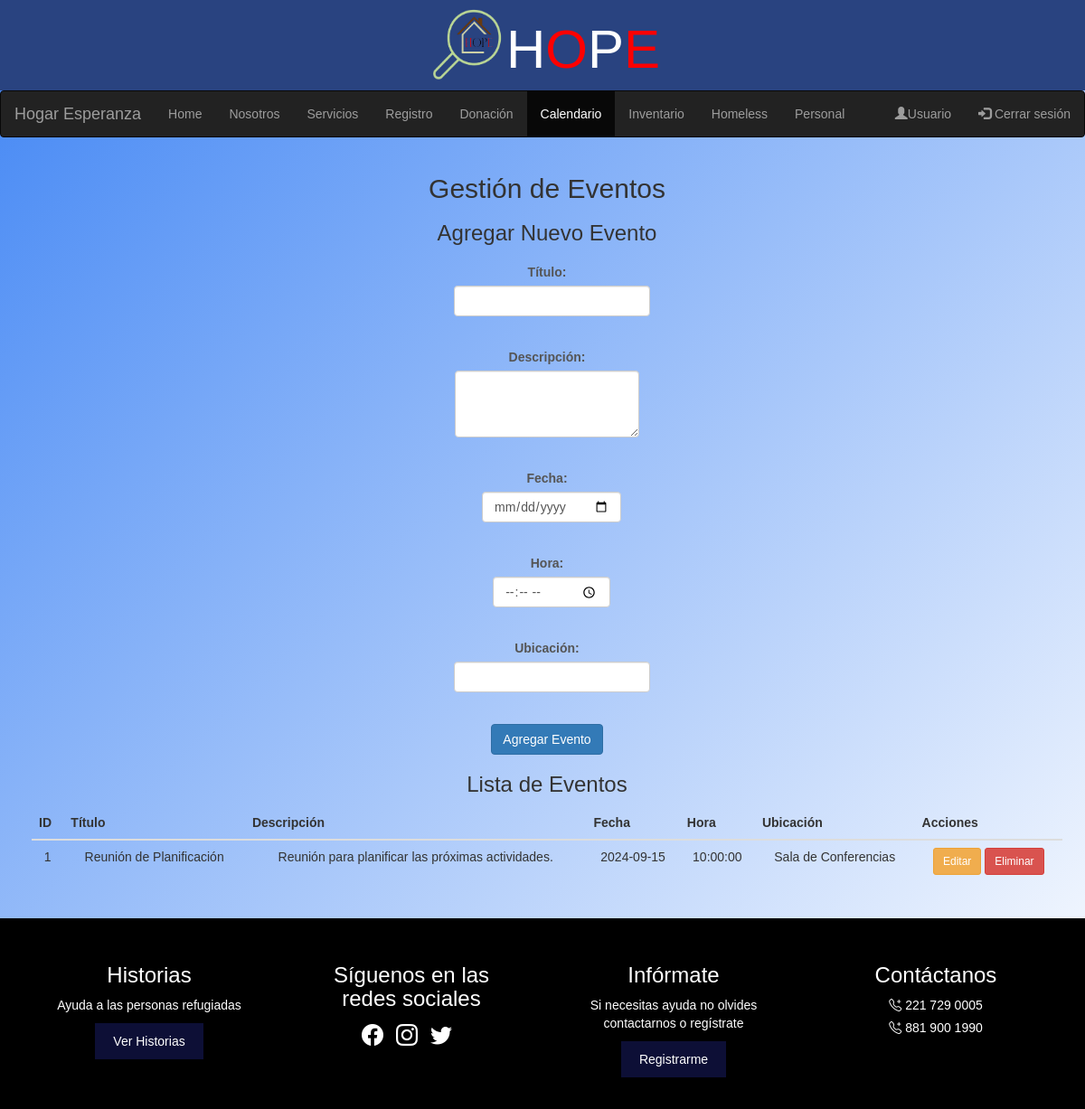
The app's page /BackEnd/PHP/HOPE/vistas/calendario_a.php with its own data.
### tables this page shows
CREATE TABLE `calendario` (
  `id` int(11) NOT NULL,
  `title` varchar(255) NOT NULL,
  `description` text DEFAULT NULL,
  `date` date NOT NULL,
  `time` time NOT NULL,
  `location` varchar(255) DEFAULT NULL
);

### BackEnd/PHP/HOPE/vistas/calendario_a.php (the view, shortened to what this page needs)
<?php
$servername = "localhost";
$username = "root";
$password = "";
$dbname = "albergue";
$conn = new mysqli($servername, $username, $password, $dbname);
$sql = "SELECT * FROM calendario ORDER BY date, time";
$result = $conn->query($sql);
?>
<!DOCTYPE html>
<html lang="en">
<head>
    <link rel="stylesheet" href="https://maxcdn.bootstrapcdn.com/bootstrap/3.4.1/css/bootstrap.min.css">
    <link href="https://cdn.jsdelivr.net/npm/bootstrap-icons@1.10.0/font/bootstrap-icons.css" rel="stylesheet">
    <link rel="stylesheet" href="/HOPE/CSS/modal.css" />
    <link rel="stylesheet" href="https://cdnjs.cloudflare.com/ajax/libs/font-awesome/5.15.4/css/all.min.css">
</head>
<body>
    <header>
      <img src="/HOPE/Assets/logo-removebg-preview.png" alt="" width="90px" height="85px">
        <h1 id="HP">H</h1>
        <h1 id="OE">O</h1>
        <h1 id="HP">P</h1>
        <h1 id="OE">E</h1>
    </header>
    <nav class="navbar navbar-inverse">
      <div class="container-fluid">
        <div class="navbar-header">
          <a class="navbar-brand" href="#">Hogar Esperanza</a>
        </div>
        <ul class="nav navbar-nav">
            <li><a href="/HOPE/vistas/user_admin.php">Home</a></li>
            <li><a href="/HOPE/vistas/nosotros_a.php">Nosotros</a></li>
            <li><a href="/HOPE/vistas/servicios_a.php">Servicios</a></li>
            <li><a href="/HOPE/vistas/registro.php">Registro</a></li>
            <li><a href="/HOPE/vistas/donacion_a.php">Donación</a></li>
            <li class="active"><a href="">Calendario</a></li>
            <li><a href="/HOPE/vistas/inventario_a.php">Inventario</a></li>
            <li><a href="/HOPE/vistas/contacto.php">Homeless</a></li>
            <li><a href="/HOPE/vistas/personal.php">Personal</a></li>
        </ul>
        <ul class="nav navbar-nav navbar-right">
        <li><a href="/HOPE/vistas/usuario_admin.php"><span class="glyphicon glyphicon-user"></span>Usuario</a></li>
        <li><a href="/HOPE/includes/logout.php"><span class="glyphicon glyphicon-log-in"></span> Cerrar sesión</a></li>
        </ul>
      </div>
    </nav>
    <div class="container">
        <h2>Gestión de Eventos</h2>
        <?php if (isset($_GET['edit_id'])): ?>
            <?php
            $id = $_GET['edit_id'];
            $sql = "SELECT * FROM calendario WHERE id = ?";
            $stmt = $conn->prepare($sql);
            $stmt->bind_param("i", $id);
            $stmt->execute();
            $event = $stmt->get_result()->fetch_assoc();
            ?>
            <h3>Editar Evento</h3>
            <form method="POST" action="manage_events.php">
                <input type="hidden" name="id" value="<?php echo htmlspecialchars($event['id']); ?>">
                <div class="form-group">
                    <label for="title">Título:</label>
                    <input type="text" id="title" name="title" class="form-control" value="<?php echo htmlspecialchars($event['title']); ?>" required>
                </div>
                <div class="form-group">
                    <label for="description">Descripción:</label>
                    <textarea id="description" name="description" class="form-control" rows="3" required><?php echo htmlspecialchars($event['description']); ?></textarea>
                </div>
                <div class="form-group">
                    <label for="date">Fecha:</label>
                    <input type="date" id="date" name="date" class="form-control" value="<?php echo htmlspecialchars($event['date']); ?>" required>
                </div>
                <div class="form-group">
                    <label for="time">Hora:</label>
                    <input type="time" id="time" name="time" class="form-control" value="<?php echo htmlspecialchars($event['time']); ?>" required>
                </div>
                <div class="form-group">
                    <label for="location">Ubicación:</label>
                    <input type="text" id="location" name="location" class="form-control" value="<?php echo htmlspecialchars($event['location']); ?>">
                </div>
                <button type="submit" name="update_event" class="btn btn-primary">Actualizar Evento</button>
            </form>
        <?php else: ?>
            <h3>Agregar Nuevo Evento</h3>
            <form method="POST" action="manage_events.php">
                <div class="form-group">
                    <label for="title">Título:</label>
                    <input type="text" id="title" name="title" class="form-control" required>
                </div>
                <div class="form-group">
                    <label for="description">Descripción:</label>
                    <textarea id="description" name="description" class="form-control" rows="3" required></textarea>
                </div>
                <div class="form-group">
                    <label for="date">Fecha:</label>
                    <input type="date" id="date" name="date" class="form-control" required>
                </div>
                <div class="form-group">
                    <label for="time">Hora:</label>
                    <input type="time" id="time" name="time" class="form-control" required>
                </div>
                <div class="form-group">
                    <label for="location">Ubicación:</label>
                    <input type="text" id="location" name="location" class="form-control">
                </div>
                <button type="submit" name="add_event" class="btn btn-primary">Agregar Evento</button>
            </form>
        <?php endif; ?>
        <h3>Lista de Eventos</h3>
        <table class="table table-dark table-striped-columns">
            <thead>
                <tr>
                    <th>ID</th>
                    <th>Título</th>
                    <th>Descripción</th>
                    <th>Fecha</th>
                    <th>Hora</th>
                    <th>Ubicación</th>
                    <th>Acciones</th>
                </tr>
            </thead>
            <tbody>
                <?php while ($row = $result->fetch_assoc()): ?>
                    <tr>
                        <td><?php echo htmlspecialchars($row['id']); ?></td>
                        <td><?php echo htmlspecialchars($row['title']); ?></td>
                        <td><?php echo htmlspecialchars($row['description']); ?></td>
                        <td><?php echo htmlspecialchars($row['date']); ?></td>
                        <td><?php echo htmlspecialchars($row['time']); ?></td>
                        <td><?php echo htmlspecialchars($row['location']); ?></td>
                        <td>
                            <a href="manage_events.php?edit_id=<?php echo htmlspecialchars($row['id']); ?>" class="btn btn-warning btn-sm">Editar</a>
                            <a href="manage_events.php?delete_id=<?php echo htmlspecialchars($row['id']); ?>" class="btn btn-danger btn-sm" onclick="return confirm('¿Estás seguro de que deseas eliminar este evento?')">Eliminar</a>
                        </td>
                    </tr>
                <?php endwhile; ?>
            </tbody>
        </table>
    </div>
        <footer class="footer">
          <div class="footer-section">
            <h3>Historias</h3>
            <p>Ayuda a las personas refugiadas</p>
            <button>Ver Historias</button>
          </div>
          <div class="footer-section">
            <h3>Síguenos en las redes sociales</h3>
            <div class="social-icons">
              <i class="bi bi-facebook"></i>
            <i class="bi bi-instagram"></i>
            <i class="bi bi-twitter"></i>
            </div>
          </div>
          <div class="footer-section">
            <h3>Infórmate</h3>
            <p>Si necesitas ayuda no olvides contactarnos o regístrate</p>
            <button>Registrarme</button>
          </div>
          <div class="footer-section">
            <h3>Contáctanos</h3>
            <p><i class="bi bi-telephone-plus"></i> 221 729 0005</p>
            <p><i class="bi bi-telephone-plus"></i> 881 900 1990</p>
          </div>
        </footer>
</body>
</html>

### BackEnd/PHP/HOPE/CSS/modal.css (style rules this page uses)
* { margin: 0; }
body { font-family: Arial, sans-serif; text-align: center; background: linear-gradient(-45deg, #0d69a6, #6dd5fa, #ffffff, #4286f4 ); background-size: 300% 300%; animation: gradient 10s ease infinite; width: 100%; height: 100%; }
.container { margin: 20px; }
body { font-family: Arial, sans-serif; text-align: center; background-color: #69d2cd; margin: 0; padding: 0; }
button { padding: 10px 20px; margin: 10px; border: none; background-color: #0D0F36; color: #fff; cursor: pointer; }
form { display: flex; flex-direction: column; align-items: center; }
label, input { margin: 5px; }
header { background-color: #294380; display: flex; justify-content: center; align-items: center; font-size: 50px; width: 100%; height: 100px; }
#HP { color: #fff; font-size: 60px; }
#OE { color: red; font-size: 60px; }
footer { background-color: #0D0F36; max-width: 100%; }
footer.footer { display: flex; justify-content: space-around; background-color: black; color: white; padding: 20px; flex-wrap: wrap; width: 100%; }
.footer-section { width: 20%; min-width: 200px; margin: 10px 0; }
.footer-section h3 { margin-bottom: 10px; }
.footer-section p, .footer-section button { margin: 5px 0; }
.social-icons i { margin-right: 10px; font-size: 24px; }
label { display: block; margin: 10px 0 5px; color: #555; }
input, textarea, select { width: 100%; padding: 10px; margin-bottom: 10px; border: 1px solid #ddd; border-radius: 4px; }

### records on screen
calendario: id "1", title "Reunión de Planificación", description "Reunión para planificar las próximas actividades.", date "2024-09-15", time "10:00:00", location "Sala de Conferencias"
